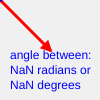
Frame 1 (no input)
Frame 60 (no input): identical to frame 1, image omitted
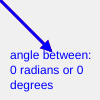
Frame 120 (the mouse pressed at the canvas centre since frame 60)

The p5.js sketch that drew these frames (run headless with seeded random() and noise() and a simulated clock; from frame 60 on, the mouse is pressed at the canvas centre):

// p5.js sketch
// ── sketch.js
function setup() {
	createCanvas(100, 100);
}

function draw() {
  background(240);
  let v0 = createVector(0,0);

  let v1 = createVector(50, 50);
  drawArrow(v0,v1,'red');

  let v2 = createVector(mouseX, mouseY);
  drawArrow(v0,v2,'blue');

  let angleBetween = v1.angleBetween(v2);
  noStroke();
  text('angle between: ' + round(angleBetween*100)/100 + ' radians or ' + round(degrees(angleBetween)*100)/100 + ' degrees',10,50,90,50);
}

// draws arrow between two vectors
function drawArrow(vec0, vec1, myColor) {
  stroke(myColor);
  strokeWeight(3);
  fill(myColor);
  push();
  translate(vec0.x, vec0.y);
  line(0, 0, vec1.x, vec1.y);
  rotate(vec1.heading());
  let arrowSize = 7;
  translate(vec1.mag() - arrowSize,0);
  triangle(0, arrowSize / 2, 0, -arrowSize / 2, arrowSize, 0);
  pop();
}
